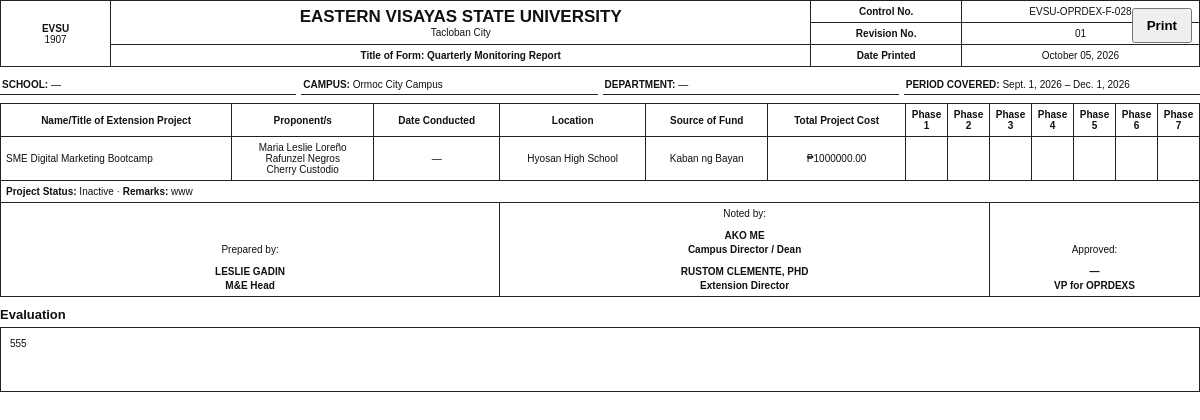
Page /quarterly-monitoring/2/print/ (signed in) on the committed database.
### dashboard/models.py (models this page shows, shortened)
class Unit(models.Model):
    SCHOOL = 'SCHOOL'
    CAMPUS = 'CAMPUS'
    OFFICE = 'OFFICE'
    TYPES = [(SCHOOL, 'School'), (CAMPUS, 'Campus'), (OFFICE, 'Office')]
    code = models.CharField(max_length=20, unique=True)
    name = models.CharField(max_length=120)
    unit_type = models.CharField(max_length=12, choices=TYPES)
    campus_name = models.CharField(max_length=120, default='Main Campus')
    active = models.BooleanField(default=True)
    class Meta:
        ordering = ['unit_type', 'name']

class QuarterlyMonitoringReport(models.Model):
    ONGOING = 'ONGOING'
    INACTIVE = 'INACTIVE'
    TERMINATED = 'TERMINATED'
    STATUSES = [
        ('', 'Select status'),
        (ONGOING, 'Ongoing'),
        (INACTIVE, 'Inactive'),
        (TERMINATED, 'Terminated'),
    ]
    project = models.ForeignKey(
        PPA, on_delete=models.PROTECT, related_name='quarterly_monitoring_reports',
        limit_choices_to={'ppa_type': PPA.PROJECT}
    )
    period_start = models.DateField()
    period_end = models.DateField()
    school_name = models.CharField(max_length=180, blank=True)
    campus_name = models.CharField(max_length=180, blank=True)
    department = models.CharField(max_length=180, blank=True)
    date_conducted = models.DateField(null=True, blank=True)
    location = models.CharField(max_length=260, blank=True)
    funding_source = models.CharField(max_length=240, blank=True)
    total_project_cost = models.DecimalField(max_digits=14, decimal_places=2, null=True, blank=True)
    phase = models.PositiveSmallIntegerField(choices=[(i, f'Phase {i}') for i in range(1, 8)], null=True, blank=True)
    project_status = models.CharField(max_length=12, choices=STATUSES, blank=True, default='')
    inactive_remarks = models.TextField(blank=True)
    date_of_termination = models.DateField(null=True, blank=True)
    evaluation = models.TextField(blank=True)
    noted_dean_name = models.CharField(max_length=180, blank=True)
    noted_extension_director_name = models.CharField(max_length=180, blank=True)
    approved_vp_name = models.CharField(max_length=180, blank=True)
    created_by = models.ForeignKey(settings.AUTH_USER_MODEL, on_delete=models.PROTECT, related_name='monitoring_reports')
    updated_at = models.DateTimeField(auto_now=True)
    class Meta:
        ordering = ['-period_end', 'project__title']

class PPA(models.Model):
    PROGRAM = 'PROGRAM'
    PROJECT = 'PROJECT'
    TYPES = [(PROGRAM, 'Program'), (PROJECT, 'Project')]
    DRAFT = 'DRAFT'
    SAVED = 'SAVED'
    WORKFLOW = [(DRAFT, 'Draft'), (SAVED, 'Saved')]
    PARTNER_TYPES = [
        ('LGU', 'LGU'),
        ('INDUSTRY', 'Industry'),
        ('SME', 'SME'),
        ('OTHERS', 'Others'),
    ]
    created_by = models.ForeignKey(settings.AUTH_USER_MODEL, on_delete=models.PROTECT, related_name='created_ppas')
    unit = models.ForeignKey(Unit, on_delete=models.PROTECT, related_name='ppas')
    ppa_type = models.CharField(max_length=10, choices=TYPES)
    umbrella_program = models.ForeignKey(
        'self', null=True, blank=True, on_delete=models.SET_NULL,
        limit_choices_to={'ppa_type': PROGRAM}, related_name='projects'
    )
    workflow_status = models.CharField(max_length=10, choices=WORKFLOW, default=DRAFT)
    notice_to_proceed_no = models.CharField(max_length=120, blank=True)
    special_order_no = models.CharField(max_length=120, blank=True)
    title = models.CharField(max_length=300)
    proponents = models.TextField(blank=True)
    partner_category = models.CharField(max_length=20, choices=PARTNER_TYPES, blank=True)
    partner_name = models.CharField(max_length=240, blank=True)
    with_moa_mou = models.BooleanField(default=False)
    board_confirmed = models.BooleanField(default=False)
    board_resolution_no = models.CharField(max_length=120, blank=True)
    board_resolution_date = models.DateField(null=True, blank=True)
    leader_name = models.CharField(max_length=180, blank=True)
    leader_position = models.CharField(max_length=180, blank=True)
    leader_contact = models.CharField(max_length=220, blank=True)
    assistant_name = models.CharField(max_length=180, blank=True)
    assistant_position = models.CharField(max_length=180, blank=True)
    assistant_contact = models.CharField(max_length=220, blank=True)
    members = models.TextField(blank=True, help_text='One member per line')
    clientele = models.TextField(blank=True)
    target_area = models.CharField(max_length=260, blank=True)
    start_date = models.DateField(null=True, blank=True)
    end_date = models.DateField(null=True, blank=True)
    project_cost = models.DecimalField(max_digits=14, decimal_places=2, null=True, blank=True)
    funding_source = models.CharField(max_length=240, blank=True)
    urdea = models.TextField(blank=True)
    sdgs = models.TextField(blank=True)
    termination_date = models.DateField(null=True, blank=True)
    created_at = models.DateTimeField(auto_now_add=True)
    updated_at = models.DateTimeField(auto_now=True)
    class Meta:
        ordering = ['-updated_at', 'title']

### dashboard/views.py (the view)
# urls.py: path('quarterly-monitoring/<int:pk>/print/', views.qmr_print, name='qmr_print'),
@login_required
def qmr_print(request, pk):
    require_roles(request.user, UserProfile.ME_HEAD, UserProfile.ADMIN_STAFF)
    obj = get_object_or_404(
        QuarterlyMonitoringReport.objects.select_related('project__unit', 'created_by'),
        pk=pk,
    )
    unit = obj.project.unit
    fallback_school = unit.name if unit.unit_type == Unit.SCHOOL else ''
    fallback_campus = 'Main Campus' if unit.unit_type == Unit.SCHOOL else (unit.name if unit.unit_type == Unit.CAMPUS else (unit.campus_name or ''))
    return render(request, 'dashboard/qmr_print.html', {
        'obj': obj,
        'phases': PHASES,
        'prepared_by': formal_name(obj.created_by),
        'prepared_role': (get_profile(obj.created_by).get_role_display() if get_profile(obj.created_by) else 'Prepared by'),
        'extension_director_name': director_name() or '—',
        'qmr_school': obj.school_name or fallback_school,
        'qmr_campus': obj.campus_name or fallback_campus,
    })

### dashboard/views.py (called while the page is built)
def get_profile(user):
    try:
        return user.evsu_profile
    except Exception:
        return None

def get_role(user):
    if user.is_superuser:
        return UserProfile.ME_HEAD
    p = get_profile(user)
    return p.role if p else ''

def require_roles(user, *roles):
    if get_role(user) not in roles:
        raise PermissionDenied

def display_name(user):
    if not user:
        return ''
    return user.get_full_name().strip() or user.username

def formal_name(user):
    name = display_name(user)
    try:
        post = (user.evsu_profile.post_nominals or '').strip()
    except Exception:
        post = ''
    return f'{name}, {post}' if name and post else name

def director_name():
    profile = UserProfile.objects.select_related('user').filter(
        role=UserProfile.DIRECTOR, user__is_active=True
    ).order_by('user__last_name', 'user__first_name', 'user__username').first()
    return formal_name(profile.user) if profile else ''

### dashboard/templates/dashboard/qmr_print.html (shortened to what this page needs)
<!doctype html><html><head><meta charset="utf-8"><title>Quarterly Monitoring Report</title></head><body>
<button class="no-print" onclick="window.print()">Print</button>
<table class="header"><tr><td rowspan="3" style="width:110px"><b>EVSU</b><br>1907</td><td rowspan="2"><div class="evsu">EASTERN VISAYAS STATE UNIVERSITY</div>Tacloban City</td><th>Control No.</th><td>EVSU-OPRDEX-F-028</td></tr><tr><th>Revision No.</th><td>01</td></tr><tr><td><b>Title of Form: Quarterly Monitoring Report</b></td><th>Date Printed</th><td>{% now "F d, Y" %}</td></tr></table>
<div class="print-meta"><div><b>SCHOOL:</b> {{qmr_school|default:'—'}}</div><div><b>CAMPUS:</b> {{qmr_campus|default:'—'}}</div><div><b>DEPARTMENT:</b> {{obj.department|default:'—'}}</div><div><b>PERIOD COVERED:</b> {{obj.period_start}} – {{obj.period_end}}</div></div>
<table><thead><tr><th>Name/Title of Extension Project</th><th>Proponent/s</th><th>Date Conducted</th><th>Location</th><th>Source of Fund</th><th>Total Project Cost</th>{% for n,label in phases.items %}<th class="phase">Phase {{n}}</th>{% endfor %}</tr></thead><tbody><tr><td class="left">{{obj.project.title}}</td><td>{{obj.project.proponents|linebreaksbr}}</td><td>{{obj.date_conducted|default:'—'}}</td><td>{{obj.location|default:obj.project.target_area}}</td><td>{{obj.funding_source|default:obj.project.funding_source}}</td><td>₱{{obj.total_project_cost|default:obj.project.project_cost}}</td>{% for n,label in phases.items %}<td>{% if obj.project_status == 'ONGOING' and obj.phase == n %}✓{% endif %}</td>{% endfor %}</tr>
<tr class="status-row"><td colspan="13" class="left"><b>Project Status:</b> {{obj.get_project_status_display}}{% if obj.inactive_remarks %} · <b>Remarks:</b> {{obj.inactive_remarks}}{% endif %}</td></tr>
<tr><td colspan="3" class="sign">Prepared by:<br><br><span class="sig-name">{{prepared_by}}</span><b>{{prepared_role}}</b></td><td colspan="5" class="sign">Noted by:<br><br><span class="sig-name">{{obj.noted_dean_name|default:'—'}}</span><b>Campus Director / Dean</b><br><br><span class="sig-name">{{extension_director_name}}</span><b>Extension Director</b></td><td colspan="5" class="sign">Approved:<br><br><span class="sig-name">{{obj.approved_vp_name|default:'—'}}</span><b>VP for OPRDEXS</b></td></tr></tbody></table>
<div class="eval-section"><div class="eval-title">Evaluation</div><div class="eval">{{obj.evaluation|default:'—'}}</div></div>
</body></html>

### dashboard/templates/dashboard/qmr_print.html (style rules this page uses)
* { box-sizing:border-box }
body { font-family:Arial,sans-serif;font-size:10px;color:#111;margin:0 }
table { width:100%;border-collapse:collapse }
td,th { border:1px solid #222;padding:5px;text-align:center;vertical-align:middle }
.header td,.header th { padding:5px }
.evsu { font-size:17px;font-weight:700 }
.left { text-align:left }
.sign { height:92px;vertical-align:bottom }
.sig-name { font-weight:700;text-transform:uppercase;display:block;margin-bottom:3px }
.phase { width:42px }
.status-row { font-size:10px }
.eval-section { margin-top:10px;page-break-inside:avoid }
.eval-title { font-size:13px;font-weight:700;margin:0 0 5px }
.eval { border:1px solid #222;min-height:65px;padding:9px;white-space:pre-wrap;line-height:1.4 }
.print-meta { display:grid;grid-template-columns:1fr 1fr 1fr 1fr;gap:5px;margin:8px 0 }
.print-meta div { border-bottom:1px solid #222;padding:4px 2px }
.no-print { position:fixed;top:8px;right:8px;padding:8px 13px;font-weight:700;z-index:3 }

### rows in the picture
Unit: name "Ormoc City Campus"
QuarterlyMonitoringReport: department "—", period_start "Sept. 1, 2026", period_end "Dec. 1, 2026", project "SME Digital Marketing Bootcamp", project.proponents "Maria Leslie Loreño Rafunzel Negros Cherry Custodio", date_conducted "—", location "Hyosan High School", funding_source "Kaban ng Bayan", total_project_cost "1000000.00", project_status "Inactive", inactive_remarks "www", noted_dean_name "AKO ME", approved_vp_name "—", evaluation "555"

### other values in the picture
{{ qmr_school|default:'—' }} "—"
{{ n }} "1" "2" "3" "4" "5" "6" "7"
{{ prepared_by }} "LESLIE GADIN"
{{ prepared_role }} "M&E Head"
{{ extension_director_name }} "RUSTOM CLEMENTE, PHD"
